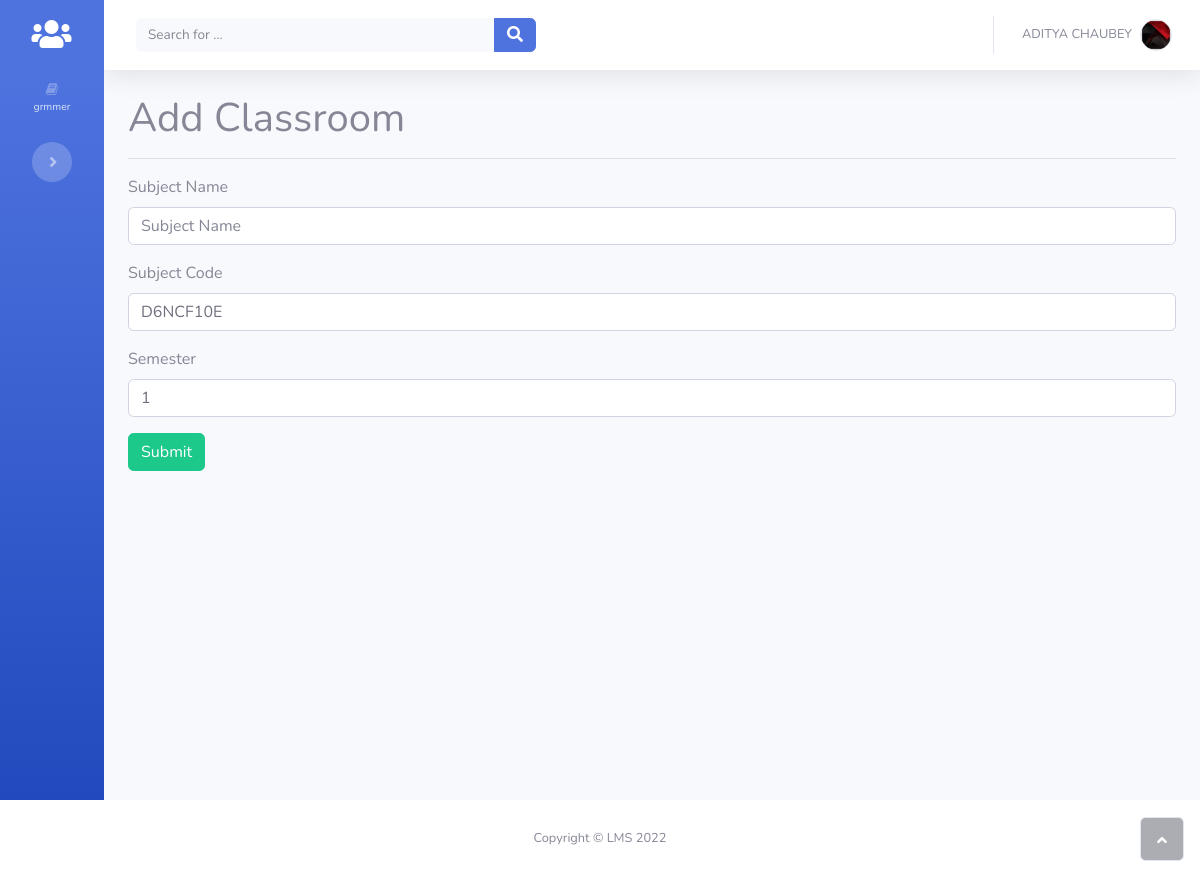
The app's page /teachers/classroom/add/ (signed in) with its own data.
### accounts/models.py (models this page shows, shortened)
class Classroom(models.Model):
    teacher = models.ForeignKey(
        "Teacher",
        on_delete=models.CASCADE,
        blank=False,
        related_name='classrooms')
    subject = models.CharField(
        _("Subject Name"),
        max_length=50,
        blank=False)
    code = models.SlugField(
        _("Subject Code"),
        max_length=10,
        default=random_string,
        unique=True)
    semester = models.PositiveIntegerField(
        blank=False,
        default=1,
        validators=[
            MaxValueValidator(8),
            MinValueValidator(1)
        ]
    )
    created_timestamp = models.DateTimeField(
        default=timezone.now,
        editable=False)
    class Meta:
        verbose_name = _("Classroom")
        verbose_name_plural = _("Classrooms")

class User(AbstractUser):
    is_student = models.BooleanField('student status', default=False)
    is_teacher = models.BooleanField('teacher status', default=False)

### teachers/views.py (the view, shortened to what this page needs)
# urls.py: path('classroom/add/',                  ClassroomCreateView.as_view(),  name='add_classroom'),
class ClassroomCreateView(CreateView):
    model = Classroom
    form_class = ClassroomForm
    template_name = "teachers/addclassroom.html"

### teachers/forms.py
class ClassroomForm(forms.ModelForm):
    class Meta:
        model = Classroom
        exclude = ('teacher',)

### accounts/models.py (called while the page is built)
def random_string(size=8, chars=string.ascii_uppercase + string.digits):
    return ''.join(random.choice(chars) for _ in range(size))

### teachers/templates/teachers/addclassroom.html (shortened to what this page needs)
{% extends 'teachers/base.html' %} {% load static %} {% load bootstrap4 %} {% block title %}Add Classroom{% endblock title %} {% bootstrap_messages %} {% block content %}
<h1>Add Classroom</h1>
<hr>
<form method="post" enctype="multipart/form-data">
    {% csrf_token %} {% bootstrap_form form%}
    <button type="submit" class="form-button btn btn-success">Submit</button>
    </div>
    </div>
{% endblock content %}

### teachers/templates/teachers/base.html (shortened to what this page needs)
<!DOCTYPE html> {% load static %}
<html>
<head>
    <link rel="stylesheet" href="{% static 'teachers/bootstrap/css/bootstrap.min.css' %}" />
    <link rel="stylesheet" href="https://use.fontawesome.com/releases/v5.12.0/css/all.css" />
    <link rel="stylesheet" href="https://cdnjs.cloudflare.com/ajax/libs/font-awesome/4.7.0/css/font-awesome.min.css" />
    <link rel="stylesheet" href="{% static 'teachers/fonts/fontawesome5-overrides.min.css' %}" />
</head>
<body id="page-top">
    <div id="wrapper">
        <nav class="navbar navbar-dark align-items-start sidebar sidebar-dark accordion bg-gradient-primary p-0  toggled">
            <div class="container-fluid d-flex flex-column p-0">
                <a class="navbar-brand d-flex justify-content-center align-items-center sidebar-brand m-0" href="{% url 'teachers:dashboard' %}">
                    <div class="sidebar-brand-icon"><i class="fas fa-users"></i></div>
                </a>
                <ul class="navbar-nav text-light" id="accordionSidebar">
                    {% for classrom in user.teachers.classrooms.all %}
                    <li class="nav-item">
                        <a class="nav-link" href="{% url 'teachers:classroom_detail' code=classrom.code %}"><i
                                class="fa fa-book"></i><span>{{ classrom.subject }}</span></a>
                    </li>
                    {% endfor %}
                </ul>
                <div class="text-center d-none d-md-inline">
                    <button class="btn rounded-circle border-0" id="sidebarToggle" type="button"></button>
                </div>
            </div>
        </nav>
        <div class="d-flex flex-column" id="content-wrapper">
            <div id="content">
                <nav class="navbar navbar-light navbar-expand bg-white shadow mb-4 topbar static-top">
                    <div class="container-fluid">
                        <form class="form-inline d-none d-sm-inline-block mr-auto ml-md-3 my-2 my-md-0 mw-100 navbar-search">
                            <div class="input-group">
                                <input class="bg-light form-control border-0 small" type="text" placeholder="Search for ..." />
                                <div class="input-group-append">
                                    <button class="btn btn-primary py-0" type="button">
                                        <i class="fas fa-search"></i>
                                    </button>
                                </div>
                            </div>
                        </form>
                        <ul class="navbar-nav flex-nowrap ml-auto">
                            <li class="nav-item dropdown no-arrow">
                                <div class="nav-item dropdown no-arrow">
                                    <a class="dropdown-toggle nav-link" aria-expanded="false" data-toggle="dropdown" href="#"><span
                                            class="d-none d-lg-inline mr-2 text-gray-600 small">{{user.first_name|upper}}
                                            {{user.last_name|upper}}</span><img
                                            class="rounded-circle border img-profile"
                                            src="{% static 'teachers/img/avatars/2022-04-21_15-55-27-569_lQA2GHZJMk.png' %}" /></a>
                                </div>
                            </li>
                        </ul>
                    </div>
                </nav>
                <div class="container">
                    {% block content %}{% endblock content %}
                </div>
            </div>
            <footer class="bg-white sticky-footer">
                <div class="container my-auto">
                    <div class="text-center my-auto copyright">
                        <span>Copyright © LMS 2022</span>
                    </div>
                </div>
            </footer>
        <a class="border rounded d-inline scroll-to-top" href="#page-top"><i class="fas fa-angle-up"></i></a>
</body>
</html>

### records on screen
Classroom: subject "grmmer"
User: first_name "ADITYA", last_name "CHAUBEY"
